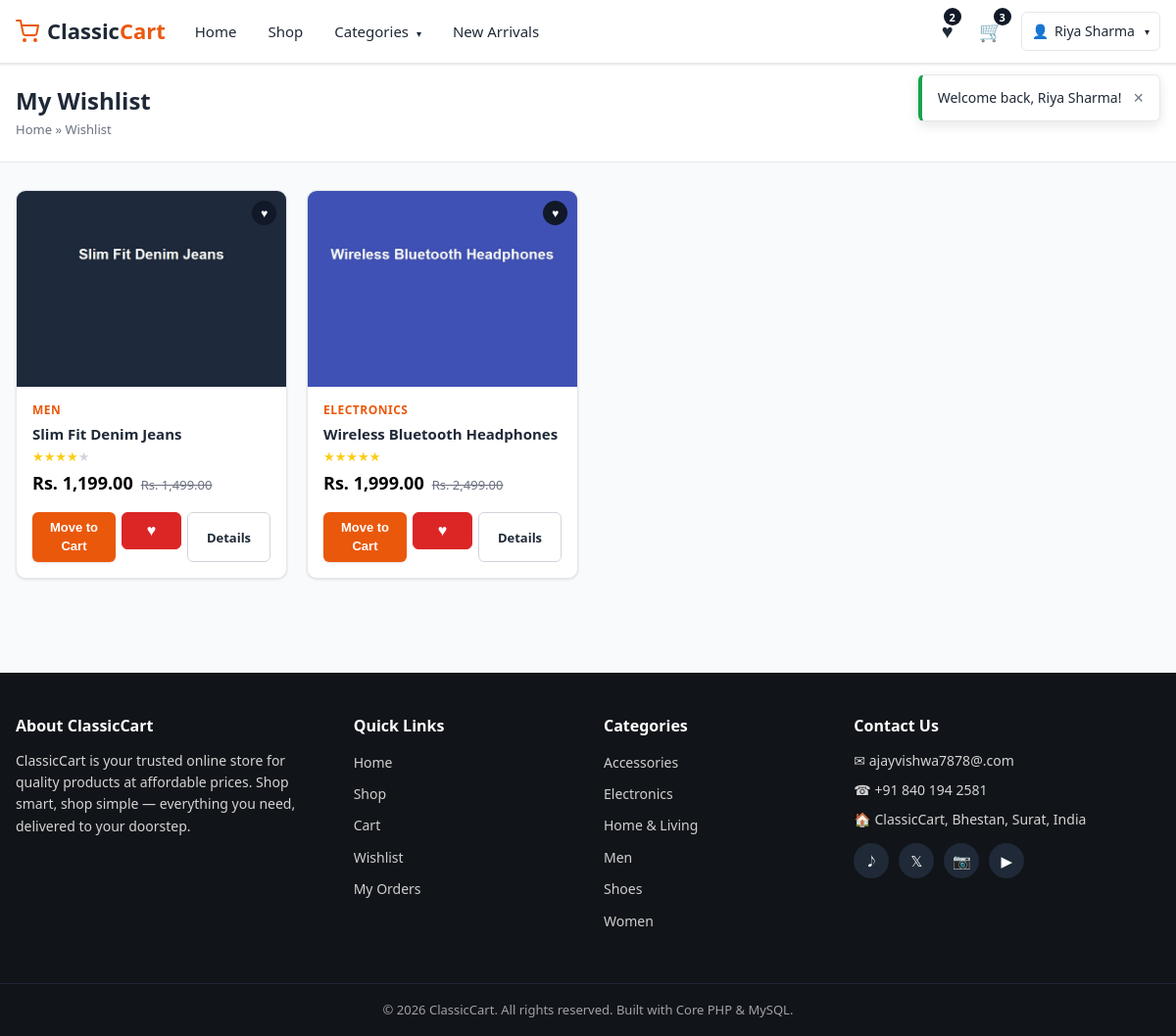
Screenshot of /wishlist.php (signed in) with the database file from the repository.
### tables this page shows
CREATE TABLE `users` (
  `id` INT(11) NOT NULL AUTO_INCREMENT,
  `name` VARCHAR(100) NOT NULL,
  `email` VARCHAR(150) NOT NULL,
  `phone` VARCHAR(20) DEFAULT NULL,
  `password` VARCHAR(255) NOT NULL,
  `address` TEXT DEFAULT NULL,
  `city` VARCHAR(100) DEFAULT NULL,
  `state` VARCHAR(100) DEFAULT NULL,
  `pincode` VARCHAR(10) DEFAULT NULL,
  `status` TINYINT(1) NOT NULL DEFAULT 1 COMMENT '1 = active, 0 = inactive',
  `created_at` TIMESTAMP NOT NULL DEFAULT CURRENT_TIMESTAMP,
  PRIMARY KEY (`id`),
  UNIQUE KEY `uq_user_email` (`email`)
);

CREATE TABLE `wishlist` (
  `id` INT(11) NOT NULL AUTO_INCREMENT,
  `user_id` INT(11) NOT NULL,
  `product_id` INT(11) NOT NULL,
  `created_at` TIMESTAMP NOT NULL DEFAULT CURRENT_TIMESTAMP,
  PRIMARY KEY (`id`),
  UNIQUE KEY `uq_wishlist_user_product` (`user_id`,`product_id`),
  KEY `idx_wishlist_product` (`product_id`),
  CONSTRAINT `fk_wishlist_user` FOREIGN KEY (`user_id`) REFERENCES `users` (`id`) ON DELETE CASCADE ON UPDATE CASCADE,
  CONSTRAINT `fk_wishlist_product` FOREIGN KEY (`product_id`) REFERENCES `products` (`id`) ON DELETE CASCADE ON UPDATE CASCADE
);

CREATE TABLE `products` (
  `id` INT(11) NOT NULL AUTO_INCREMENT,
  `category_id` INT(11) NOT NULL,
  `name` VARCHAR(200) NOT NULL,
  `description` TEXT DEFAULT NULL,
  `price` DECIMAL(10,2) NOT NULL DEFAULT 0.00,
  `discount_price` DECIMAL(10,2) DEFAULT NULL,
  `stock` INT(11) NOT NULL DEFAULT 0,
  `image` VARCHAR(255) NOT NULL,
  `rating` DECIMAL(2,1) NOT NULL DEFAULT 0.0,
  `status` TINYINT(1) NOT NULL DEFAULT 1 COMMENT '1 = active, 0 = inactive',
  `created_at` TIMESTAMP NOT NULL DEFAULT CURRENT_TIMESTAMP,
  `updated_at` TIMESTAMP NOT NULL DEFAULT CURRENT_TIMESTAMP ON UPDATE CURRENT_TIMESTAMP,
  PRIMARY KEY (`id`),
  KEY `idx_product_category` (`category_id`),
  CONSTRAINT `fk_product_category` FOREIGN KEY (`category_id`) REFERENCES `categories` (`id`) ON DELETE RESTRICT ON UPDATE CASCADE
);

CREATE TABLE `categories` (
  `id` INT(11) NOT NULL AUTO_INCREMENT,
  `name` VARCHAR(100) NOT NULL,
  `image` VARCHAR(255) DEFAULT NULL,
  `description` TEXT DEFAULT NULL,
  `status` TINYINT(1) NOT NULL DEFAULT 1 COMMENT '1 = active, 0 = inactive',
  `created_at` TIMESTAMP NOT NULL DEFAULT CURRENT_TIMESTAMP,
  PRIMARY KEY (`id`),
  UNIQUE KEY `uq_category_name` (`name`)
);

### config/database.php (called while the page is built, shortened)
<?php
function db(): PDO
{
    static $pdo = null;
    if ($pdo === null) {
        try {
            $pdo = new PDO(
                'mysql:host=' . DB_HOST . ';dbname=' . DB_NAME . ';charset=utf8mb4',
                DB_USER,
                DB_PASS,
                array(
                    PDO::ATTR_ERRMODE            => PDO::ERRMODE_EXCEPTION,
                    PDO::ATTR_DEFAULT_FETCH_MODE => PDO::FETCH_ASSOC,
                    PDO::ATTR_EMULATE_PREPARES   => false,
                )
            );
        } catch (PDOException $e) {
            die('Database connection could not be established. Please check your configuration in config/database.php and make sure the database was imported.');
        }
    }
    return $pdo;
}

### includes/auth.php (called while the page is built, shortened)
<?php
require_once __DIR__ . '/functions.php';
function current_user(): ?array
{
    $stmt = db()->prepare('SELECT * FROM users WHERE id = ? LIMIT 1');
    $stmt->execute(array((int)$_SESSION['user_id']));
    $user = $stmt->fetch();
    if ($user && (int)$user['status'] === 1) {
        return $user;
    }
    return null;
}

### wishlist.php (the view, shortened to what this page needs)
<?php
require_once 'includes/auth.php';
$user = current_user();
$stmt = db()->prepare(
    'SELECT w.id AS wish_id, w.created_at AS w_created, p.*, c.name AS category_name
     FROM wishlist w
     JOIN products p ON p.id = w.product_id
     JOIN categories c ON c.id = p.category_id
     WHERE w.user_id = ?
     ORDER BY w.created_at DESC'
);
$stmt->execute(array($user['id']));
$wishlistItems = $stmt->fetchAll();
include 'includes/header.php';
?>
<section class="page-header">
    <div class="container">
        <h1>My Wishlist</h1>
        <div class="breadcrumb"><a href="index.php">Home</a> &raquo; Wishlist</div>
    </div>
</section>
<div class="container">
    <?php if (empty($wishlistItems)) { ?>
        <div class="empty-state card">
            <div class="empty-icon">&#9825;</div>
            <h3>Your wishlist is empty</h3>
            <p>Save products you love and find them here anytime.</p>
            <a href="shop.php" class="btn btn-primary">Browse Products</a>
        </div>
    <?php } else { ?>
        <div class="product-grid">
            <?php foreach ($wishlistItems as $item) { ?>
                <div class="product-card wishlist-item">
                    <a class="product-img-link" href="product.php?id=<?php echo (int)$item['id']; ?>">
                        <div class="product-img">
                            <img src="<?php echo e(product_image($item['image'])); ?>" alt="<?php echo e($item['name']); ?>" loading="lazy">
                        </div>
                    </a>
                    <span class="discount-badge" style="right:10px; left:auto;">&#9829;</span>
                    <div class="product-body">
                        <div class="product-category"><?php echo e($item['category_name']); ?></div>
                        <h3 class="product-name">
                            <a href="product.php?id=<?php echo (int)$item['id']; ?>"><?php echo e($item['name']); ?></a>
                        </h3>
                        <?php echo product_rating($item); ?>
                        <div class="product-price">
                            <span class="price"><?php echo money(product_price($item)); ?></span>
                            <?php if (discount_percent($item['price'], $item['discount_price']) > 0) { ?>
                                <del class="old-price"><?php echo money($item['price']); ?></del>
                            <?php } ?>
                        </div>
                        <div class="product-actions">
                            <button type="button" class="btn btn-primary btn-sm move-to-cart flex-fill"
                                data-id="<?php echo (int)$item['id']; ?>"
                                <?php echo (int)$item['stock'] <= 0 ? 'disabled' : ''; ?>>
                                Move to Cart
                            </button>
                            <button type="button" class="btn btn-wishlist btn-sm active wishlist-btn"
                                data-id="<?php echo (int)$item['id']; ?>" title="Remove from wishlist">&#9829;</button>
                            <a class="btn btn-outline btn-sm" href="product.php?id=<?php echo (int)$item['id']; ?>">Details</a>
                        </div>
                    </div>
                </div>
            <?php } ?>
        </div>
    <?php } ?>
</div>
<?php include 'includes/footer.php'; ?>

### includes/navbar.php (shortened to what this page needs)
<?php
$navCategories = get_categories(true);
$cartCount     = 0;
$wishlistTotal = 0;
if (!empty($current_user)) {
    $cartCount     = cart_count();
    $wishlistTotal = wishlist_count();
}
$active = basename($_SERVER['SCRIPT_NAME']);
?>
<header class="navbar">
    <div class="container navbar-inner">
        <a href="index.php" class="navbar-brand">
            <span class="brand-icon">
            </span>
            <span class="brand-text">Classic<span>Cart</span></span>
        </a>
        <nav class="navbar-menu" id="navbarMenu">
            <ul class="navbar-nav">
                <li><a href="index.php" class="<?php echo $active === 'index.php' ? 'active' : ''; ?>">Home</a></li>
                <li><a href="shop.php" class="<?php echo $active === 'shop.php' ? 'active' : ''; ?>">Shop</a></li>
                <li class="has-dropdown">
                    <a href="shop.php">Categories <span class="caret">&#9662;</span></a>
                </li>
                <li><a href="shop.php?sort=newest">New Arrivals</a></li>
            </ul>
        </nav>
        <div class="navbar-actions">
            <a href="wishlist.php" class="action-link" title="Wishlist">
                <span class="action-icon">&#9829;</span>
                <?php if (!empty($current_user)) { ?><span class="count-badge" id="wishlistCount"><?php echo (int)$wishlistTotal; ?></span><?php } ?>
            </a>
            <a href="cart.php" class="action-link" title="Cart">
                <span class="action-icon">&#128722;</span>
                <?php if (!empty($current_user)) { ?><span class="count-badge" id="cartCount"><?php echo (int)$cartCount; ?></span><?php } ?>
            </a>
            <?php if (!empty($current_user)) { ?>
                <div class="user-menu has-dropdown">
                    <a href="profile.php" class="user-btn">
                        <span class="action-icon">&#128100;</span>
                        <span class="user-name"><?php echo e($current_user['name']); ?></span>
                        <span class="caret">&#9662;</span>
                    </a>
                </div>
            <?php } else { ?>
                <a href="login.php" class="btn btn-outline btn-sm">Login</a>
                <a href="register.php" class="btn btn-primary btn-sm">Register</a>
            <?php } ?>
        </div>
    </div>
</header>

### includes/functions.php (shortened to what this page needs)
<?php
require_once __DIR__ . '/../config/database.php';
function e(?string $value): string
{
    return htmlspecialchars((string)$value, ENT_QUOTES, 'UTF-8');
}
function money($amount): string
{
    return 'Rs. ' . number_format((float)$amount, 2);
}
function discount_percent($price, $discountPrice): int
{
    if ($discountPrice > 0 && (float)$price > 0 && (float)$price > (float)$discountPrice) {
        return (int)round(((float)$price - (float)$discountPrice) / (float)$price * 100);
    }
    return 0;
}
function base_url(): string
{
    $dir = str_replace('\\', '/', dirname($_SERVER['SCRIPT_NAME']));
    $dir = rtrim($dir, '/');
    return $dir;
}
function product_image(string $image): string
{
    return base_url() . '/uploads/products/' . rawurlencode($image);
}
function product_price(array $p): float
{
    return ($p['discount_price'] > 0) ? (float)$p['discount_price'] : (float)$p['price'];
}
function cart_count(): int
{
    $user = current_user();
    $stmt = db()->prepare('SELECT COALESCE(SUM(quantity),0) AS total FROM cart WHERE user_id = ?');
    $stmt->execute(array($user['id']));
    return (int)$stmt->fetch()['total'];
}
function wishlist_count(): int
{
    $user = current_user();
    $stmt = db()->prepare('SELECT COUNT(*) AS total FROM wishlist WHERE user_id = ?');
    $stmt->execute(array($user['id']));
    return (int)$stmt->fetch()['total'];
}
function get_categories(bool $activeOnly = true): array
{
    $sql = 'SELECT c.*, (SELECT COUNT(*) FROM products p WHERE p.category_id = c.id AND p.status = 1) AS product_count
            FROM categories c';
    if ($activeOnly) {
        $sql .= ' WHERE c.status = 1';
    }
    $sql .= ' ORDER BY c.name';
    return db()->query($sql)->fetchAll();
}
function stars(float $rating): string
{
    $rating = max(0, min(5, (float)$rating));
    $html   = '<span class="rating-stars">';
    for ($i = 1; $i <= 5; $i++) {
        if ($rating >= $i) {
            $html .= '<span class="star full">&#9733;</span>';
        } elseif ($rating >= $i - 0.5) {
            $html .= '<span class="star half">&#9733;</span>';
        } else {
            $html .= '<span class="star empty">&#9733;</span>';
        }
    }
    $html .= '</span>';
    return $html;
}
function product_rating(array $p): string
{
    return stars((float)$p['rating']);
}
    ?>

### includes/footer.php (shortened to what this page needs)
<?php
$footerCategories = get_categories(true);
?>
</main>
<footer class="footer">
    <div class="container">
        <div class="footer-grid">
            <div class="footer-col">
                <h4>About ClassicCart</h4>
                <p>ClassicCart is your trusted online store for quality products at affordable prices.
                Shop smart, shop simple &mdash; everything you need, delivered to your doorstep.</p>
            </div>
            <div class="footer-col">
                <h4>Quick Links</h4>
                <ul>
                    <li><a href="index.php">Home</a></li>
                    <li><a href="shop.php">Shop</a></li>
                    <li><a href="cart.php">Cart</a></li>
                    <li><a href="wishlist.php">Wishlist</a></li>
                    <li><a href="orders.php">My Orders</a></li>
                </ul>
            </div>
            <div class="footer-col">
                <h4>Categories</h4>
                <ul>
                    <?php foreach ($footerCategories as $cat) { ?>
                        <li><a href="shop.php?category=<?php echo (int)$cat['id']; ?>"><?php echo e($cat['name']); ?></a></li>
                    <?php } ?>
                </ul>
            </div>
            <div class="footer-col">
                <h4>Contact Us</h4>
                <ul class="contact-list">
                    <li>&#9993; ajayvishwa7878@.com</li>
                    <li>&#9742; +91 840 194 2581</li>
                    <li>&#127968; ClassicCart, Bhestan, Surat, India</li>
                </ul>
                <div class="social-icons">
                    <a href="#" aria-label="Facebook">&#119136;</a>
                    <a href="#" aria-label="Twitter">&#120143;</a>
                    <a href="#" aria-label="Instagram">&#128247;</a>
                    <a href="#" aria-label="YouTube">&#9654;</a>
                </div>
            </div>
        </div>
    </div>
    <div class="footer-bottom">
        <div class="container">
            <p>&copy; <?php echo date('Y'); ?> ClassicCart. All rights reserved. Built with Core PHP &amp; MySQL.</p>
        </div>
    </div>
</footer>
</body>
</html>

### rows the page displays
users: name "Riya Sharma"
wishlist: product.image (picture), categories.name "MEN", product.name "Slim Fit Denim Jeans", product.discount_price "Rs. 1,199.00", product.price "Rs. 1,499.00"
wishlist: product.image (picture), categories.name "ELECTRONICS", product.name "Wireless Bluetooth Headphones", product.discount_price "Rs. 1,999.00", product.price "Rs. 2,499.00"
categories: name "Accessories"
categories: name "Electronics"
categories: name "Home & Living"
categories: name "Men"
categories: name "Shoes"
categories: name "Women"

### other values shown
$wishlistTotal "2"
$cartCount "3"
$msg "Welcome back, Riya Sharma!"
